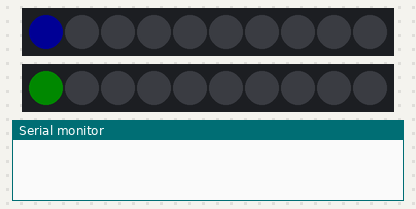
This sketch was run on a simulated Arduino Uno, built with avr-gcc and run on an emulated ATmega328P. On the bench: 2 × 10 RGB LEDs in strip order, left to right, the last lines printed to the serial monitor. Dim RGB values are drawn brighter than linear.

Above: at 0.1 s.
At 0.5 s:
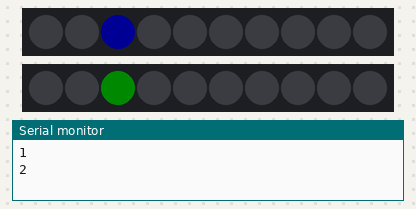
At 1.11 s:
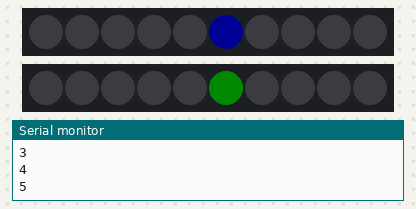
At 1.71 s:
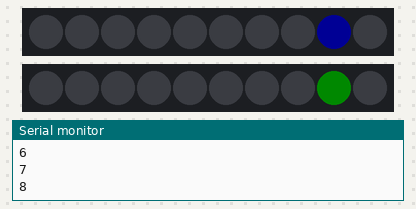
At 2.31 s:
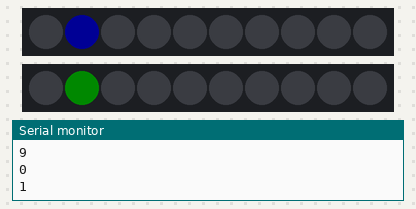

The sketch:

00_HelloWorldRGB.ino
```cpp
#include <FastLED.h>

#define NUM_LEDS 10
#define LED_PIN 2

int idx = 0;

CRGB leds[NUM_LEDS];
CRGB leds1[NUM_LEDS];


void setup() {
  Serial.begin(9600);
  FastLED.addLeds<WS2815, LED_PIN, RGB>(leds, NUM_LEDS);
   FastLED.addLeds<WS2815, 15, RGB>(leds1, NUM_LEDS);
  FastLED.setBrightness(20);

}

void loop() {
  leds[idx-1] = CRGB::Black;
  leds[idx] = CRGB::Blue;
  leds1[idx-1] = CRGB::Black;
  leds1[idx] = CRGB::Green;
  FastLED.show();
  delay(200);
  idx += 1;

  if (idx>= NUM_LEDS){
    leds[idx-1] = CRGB::Black;
    leds1[idx-1] = CRGB::Black;
    idx = 0;
  }
  Serial.println(idx);
}
```

Measured:
- by itself, everything shown: repeats every 2.0 s, in 10 steps
